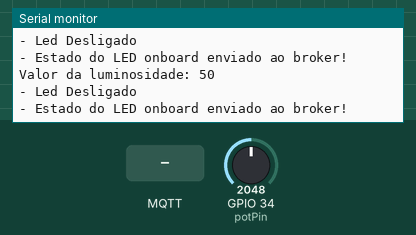
The sketch below on a simulated ESP32. Parts: the last lines printed to the serial monitor. The test bench sets the inputs (shaded band); at power-on: GPIO 34 (potPin) = 2048. WiFi joins after 1.5 s; servers stay silent unless stated; no MQTT or app messages arrive unless stated.

Above: at 9.9 s.
10.0 s: MQTT message "1" arrives on the first subscribed topic
12.2 s: MQTT message "on" arrives on the first subscribed topic
14.2 s: MQTT message "off" arrives on the first subscribed topic
16.2 s: GPIO 34 (potPin) set to 2866
At 17.5 s:
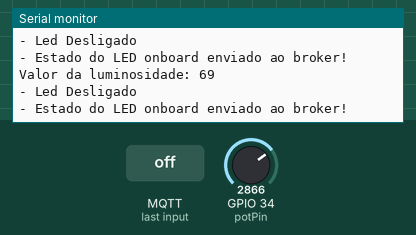
17.7 s: GPIO 34 (potPin) set to 3603
At 18.6 s:
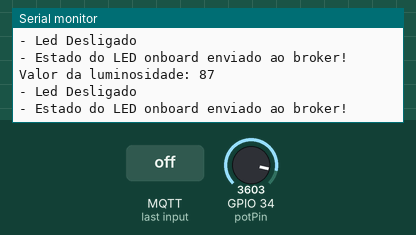
Timing chart, 0 to 20.2 s (numbered marks = the images above; inputs shaded):
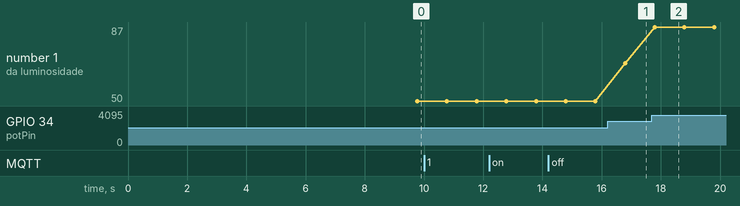

The sketch:

Smartlamp.ino
```cpp
//Autor: Fábio Henrique Cabrini
//Resumo: Esse programa possibilita ligar e desligar o led onboard, além de mandar o status para o Broker MQTT possibilitando o Helix saber
//se o led está ligado ou desligado.
//Revisões:
//Rev1: 26-08-2023 Código portado para o ESP32 e para realizar a leitura de luminosidade e publicar o valor em um tópico aprorpiado do broker
//Autor Rev1: Lucas Demetrius Augusto
//Rev2: 28-08-2023 Ajustes para o funcionamento no FIWARE Descomplicado
//Autor Rev2: Fábio Henrique Cabrini
//Rev3: 1-11-2023 Refinamento do código e ajustes para o funcionamento no FIWARE Descomplicado
//Autor Rev3: Fábio Henrique Cabrini
// Biblioteca para conectar o ESP32 a uma rede Wi-Fi.
#include <WiFi.h>
// Biblioteca para publicar e receber mensagens pelo protocolo MQTT.
#include <PubSubClient.h>

// ========================= CONFIGURACOES =========================
// Dados da rede Wi-Fi utilizada pelo projeto. No Wokwi, Wokwi-GUEST
// normalmente funciona sem senha.
const char* default_SSID = "Wokwi-GUEST"; // Nome da rede Wi-Fi
const char* default_PASSWORD = ""; // Senha da rede Wi-Fi

// Endereco e porta do broker MQTT que recebe os dados da lampada.
const char* default_BROKER_MQTT = ""; // IP do Broker MQTT
const int default_BROKER_PORT = 1883; // Porta do Broker MQTT

// Topico no qual o ESP32 escuta os comandos de ligar e desligar.
const char* default_TOPICO_SUBSCRIBE = "/TEF/lamp200/cmd"; // Tópico MQTT de escuta

// Topicos usados para publicar o estado da lampada e a luminosidade medida.
const char* default_TOPICO_PUBLISH_1 = "/TEF/lamp200/attrs"; // Tópico MQTT de envio de informações para Broker
const char* default_TOPICO_PUBLISH_2 = "/TEF/lamp200/attrs/l"; // Tópico MQTT de envio de informações para Broker

// Identificador unico usado pelo ESP32 ao se conectar ao broker MQTT.
const char* default_ID_MQTT = "fiware_200"; // ID MQTT

// Pino do LED onboard do ESP32 e prefixo usado no formato dos comandos.
const int default_D4 = 2; // Pino do LED onboard
const char* topicPrefix = "lamp200";

// Copias editaveis das configuracoes acima. Elas centralizam os valores
// usados pelas funcoes de Wi-Fi, MQTT e controle do LED.
char* SSID = const_cast<char*>(default_SSID);
char* PASSWORD = const_cast<char*>(default_PASSWORD);
char* BROKER_MQTT = const_cast<char*>(default_BROKER_MQTT);
int BROKER_PORT = default_BROKER_PORT;
char* TOPICO_SUBSCRIBE = const_cast<char*>(default_TOPICO_SUBSCRIBE);
char* TOPICO_PUBLISH_1 = const_cast<char*>(default_TOPICO_PUBLISH_1);
char* TOPICO_PUBLISH_2 = const_cast<char*>(default_TOPICO_PUBLISH_2);
char* ID_MQTT = const_cast<char*>(default_ID_MQTT);
int D4 = default_D4;

// Cliente de rede usado como transporte para o MQTT.
WiFiClient espClient;
// Cliente MQTT configurado para usar a conexao Wi-Fi do ESP32.
PubSubClient MQTT(espClient);
// Estado atual do LED: '1' significa ligado e '0' significa desligado.
char EstadoSaida = '0';

// Inicia a comunicacao serial para exibir informacoes no monitor serial.
void initSerial() {
    Serial.begin(115200);
}

// Exibe mensagens de inicio e inicia a conexao com a rede Wi-Fi.
void initWiFi() {
    delay(10);
    Serial.println("------Conexao WI-FI------");
    Serial.print("Conectando-se na rede: ");
    Serial.println(SSID);
    Serial.println("Aguarde");
    reconectWiFi();
}

// Define o broker MQTT e registra a funcao que trata mensagens recebidas.
void initMQTT() {
    MQTT.setServer(BROKER_MQTT, BROKER_PORT);
    MQTT.setCallback(mqtt_callback);
}

// Funcao executada uma vez ao iniciar o ESP32.
void setup() {
    InitOutput();
    initSerial();
    initWiFi();
    initMQTT();
    delay(5000);
    MQTT.publish(TOPICO_PUBLISH_1, "s|on");
}

// Funcao executada continuamente durante o funcionamento do ESP32.
void loop() {
    VerificaConexoesWiFIEMQTT();
    EnviaEstadoOutputMQTT();
    handleLuminosity();
    MQTT.loop();
}

// Conecta o ESP32 ao Wi-Fi caso ele ainda nao esteja conectado.
void reconectWiFi() {
    if (WiFi.status() == WL_CONNECTED)
        return;
    WiFi.begin(SSID, PASSWORD);
    while (WiFi.status() != WL_CONNECTED) {
        delay(100);
        Serial.print(".");
    }
    Serial.println();
    Serial.println("Conectado com sucesso na rede ");
    Serial.print(SSID);
    Serial.println("IP obtido: ");
    Serial.println(WiFi.localIP());

    // Garante que o LED comece desligado depois que a rede estiver pronta.
    digitalWrite(D4, LOW);
}

// Processa cada comando recebido no topico MQTT de inscricao.
void mqtt_callback(char* topic, byte* payload, unsigned int length) {
    // Converte o payload recebido, que chega como bytes, para uma String.
    String msg;
    for (int i = 0; i < length; i++) {
        char c = (char)payload[i];
        msg += c;
    }
    Serial.print("- Mensagem recebida: ");
    Serial.println(msg);

    // Monta os comandos esperados no padrao definido pelo projeto.
    String onTopic = String(topicPrefix) + "@on|";
    String offTopic = String(topicPrefix) + "@off|";

    // Liga o LED quando o comando recebido for lamp200@on|.
    if (msg.equals(onTopic)) {
        digitalWrite(D4, HIGH);
        EstadoSaida = '1';
    }

    // Desliga o LED quando o comando recebido for lamp200@off|.
    if (msg.equals(offTopic)) {
        digitalWrite(D4, LOW);
        EstadoSaida = '0';
    }
}

// Verifica e recupera as conexoes Wi-Fi e MQTT quando necessario.
void VerificaConexoesWiFIEMQTT() {
    if (!MQTT.connected())
        reconnectMQTT();
    reconectWiFi();
}

// Publica no broker o estado atual do LED a cada ciclo de atualizacao.
void EnviaEstadoOutputMQTT() {
    if (EstadoSaida == '1') {
        MQTT.publish(TOPICO_PUBLISH_1, "s|on");
        Serial.println("- Led Ligado");
    }

    if (EstadoSaida == '0') {
        MQTT.publish(TOPICO_PUBLISH_1, "s|off");
        Serial.println("- Led Desligado");
    }
    Serial.println("- Estado do LED onboard enviado ao broker!");
    delay(1000);
}

// Configura o pino do LED como saida e faz uma breve sinalizacao visual
// alternando o LED durante a inicializacao.
void InitOutput() {
    pinMode(D4, OUTPUT);
    digitalWrite(D4, HIGH);
    boolean toggle = false;

    for (int i = 0; i <= 10; i++) {
        toggle = !toggle;
        digitalWrite(D4, toggle);
        delay(200);
    }
}

// Tenta conectar ao broker MQTT ate obter sucesso. Depois da conexao,
// inscreve o ESP32 no topico que recebe os comandos da lampada.
void reconnectMQTT() {
    while (!MQTT.connected()) {
        Serial.print("* Tentando se conectar ao Broker MQTT: ");
        Serial.println(BROKER_MQTT);
        if (MQTT.connect(ID_MQTT)) {
            Serial.println("Conectado com sucesso ao broker MQTT!");
            MQTT.subscribe(TOPICO_SUBSCRIBE);
        } else {
            Serial.println("Falha ao reconectar no broker.");
            Serial.println("Haverá nova tentativa de conexão em 2s");
            delay(2000);
        }
    }
}

// Le o sensor de luminosidade conectado ao pino analogico 34, converte
// a leitura para uma escala de 0 a 100 e publica o resultado via MQTT.
void handleLuminosity() {
    // O LDR esta ligado a entrada analogica 34 do ESP32.
    const int potPin = 34;
    int sensorValue = analogRead(potPin);
    // O ADC do ESP32 varia de 0 a 4095; a escala publicada vai de 0 a 100.
    int luminosity = map(sensorValue, 0, 4095, 0, 100);
    String mensagem = String(luminosity);
    Serial.print("Valor da luminosidade: ");
    Serial.println(mensagem.c_str());
    MQTT.publish(TOPICO_PUBLISH_2, mensagem.c_str());
}
```

Measured:
- after the input at 16.2 s, the serial monitor: prints a new line after 0.59 s (image 1)
- after the input at 17.7 s, the serial monitor: prints a new line after 0.09 s (image 2)
- plotted number 1: 50 → 69 after the input at 16.2 s, 69 → 87 after the input at 17.7 s
